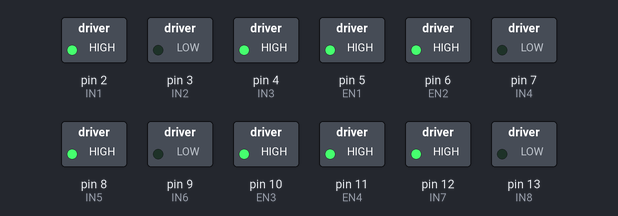
Simulated run of this sketch. Board: Arduino Uno, built with avr-gcc and run on an emulated ATmega328P. On the bench: switched loads named in the sketch (green lamp = pin HIGH).

Above: at 0.1 s.
At 30.1 s:
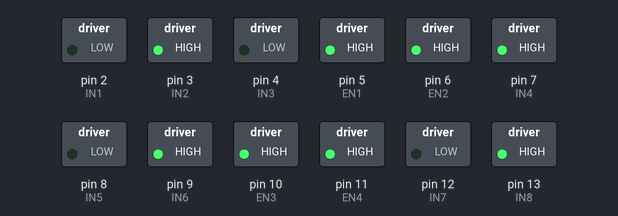
Timing chart, 0 to 31.6 s (numbered marks = the images above):
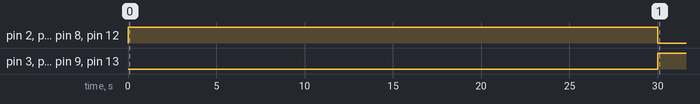

Measured:
- by itself, pin 2 (IN1), pin 4 (IN3), pin 8 (IN5), pin 12 (IN7): LOW → HIGH at 0.00 s, → LOW 30.0 s later
- by itself, pin 3 (IN2), pin 7 (IN4), pin 9 (IN6), pin 13 (IN8): LOW → HIGH at 30.0 s

The sketch:

dc_motor_l293d_simulation1.ino
```cpp
const int EN1 = 5;
const int IN1 = 2;
const int IN2 = 3;

const int EN2 = 6;
const int IN3 = 4;
const int IN4 = 7;

const int EN3 = 10;
const int IN5 = 8;
const int IN6 = 9;

const int EN4 = 11;
const int IN7 = 12;
const int IN8 = 13;

void setup() {

  pinMode(EN1, OUTPUT);
  pinMode(IN1, OUTPUT);
  pinMode(IN2, OUTPUT);

  pinMode(EN2, OUTPUT);
  pinMode(IN3, OUTPUT);
  pinMode(IN4, OUTPUT);

  pinMode(EN3, OUTPUT);
  pinMode(IN5, OUTPUT);
  pinMode(IN6, OUTPUT);

  pinMode(EN4, OUTPUT);
  pinMode(IN7, OUTPUT);
  pinMode(IN8, OUTPUT);

  digitalWrite(EN1, HIGH);
  digitalWrite(EN2, HIGH);
  digitalWrite(EN3, HIGH);
  digitalWrite(EN4, HIGH);
}

void loop() {

  digitalWrite(IN1, HIGH);
  digitalWrite(IN2, LOW);

  digitalWrite(IN3, HIGH);
  digitalWrite(IN4, LOW);

  digitalWrite(IN5, HIGH);
  digitalWrite(IN6, LOW);

  digitalWrite(IN7, HIGH);
  digitalWrite(IN8, LOW);

  delay(30000);

  digitalWrite(IN1, LOW);
  digitalWrite(IN2, HIGH);

  digitalWrite(IN3, LOW);
  digitalWrite(IN4, HIGH);

  digitalWrite(IN5, LOW);
  digitalWrite(IN6, HIGH);

  digitalWrite(IN7, LOW);
  digitalWrite(IN8, HIGH);

  delay(60000);


  digitalWrite(IN2, LOW);

  digitalWrite(IN3, HIGH);
  digitalWrite(IN4, LOW);

  digitalWrite(IN5, LOW);
  digitalWrite(IN6, HIGH);

  digitalWrite(IN7, LOW);
  digitalWrite(IN8, HIGH);

  delay(5000);


  digitalWrite(IN1, LOW);
  digitalWrite(IN2, HIGH);

  digitalWrite(IN3, LOW);
  digitalWrite(IN4, HIGH);

  digitalWrite(IN5, HIGH);
  digitalWrite(IN6, LOW);

  digitalWrite(IN7, HIGH);
  digitalWrite(IN8, LOW);

  delay(5000);
}
```
